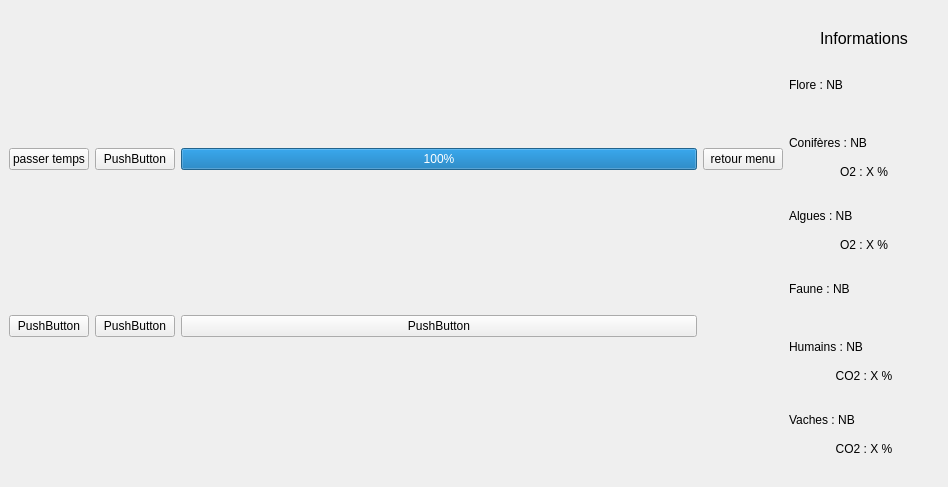
<?xml version="1.0" encoding="UTF-8"?>
<ui version="4.0">
 <class>fenetre2</class>
 <widget class="QMainWindow" name="fenetre2">
  <property name="geometry">
   <rect>
    <x>0</x>
    <y>0</y>
    <width>948</width>
    <height>487</height>
   </rect>
  </property>
  <property name="windowTitle">
   <string>MainWindow</string>
  </property>
  <widget class="QWidget" name="centralwidget">
   <layout class="QHBoxLayout" name="horizontalLayout_3">
    <item>
     <layout class="QGridLayout" name="gridLayout">
      <item row="0" column="3">
       <widget class="QPushButton" name="bouton_fenetre2">
        <property name="text">
         <string>retour menu</string>
        </property>
       </widget>
      </item>
      <item row="0" column="0">
       <widget class="QPushButton" name="bouton_action">
        <property name="text">
         <string>passer temps</string>
        </property>
       </widget>
      </item>
      <item row="0" column="2">
       <widget class="QProgressBar" name="progressBar">
        <property name="value">
         <number>100</number>
        </property>
       </widget>
      </item>
      <item row="0" column="1">
       <widget class="QPushButton" name="pushButton">
        <property name="text">
         <string>PushButton</string>
        </property>
       </widget>
      </item>
      <item row="1" column="2">
       <widget class="QPushButton" name="pushButton_2">
        <property name="text">
         <string>PushButton</string>
        </property>
       </widget>
      </item>
      <item row="1" column="0">
       <widget class="QPushButton" name="pushButton_3">
        <property name="text">
         <string>PushButton</string>
        </property>
       </widget>
      </item>
      <item row="1" column="1">
       <widget class="QPushButton" name="pushButton_4">
        <property name="text">
         <string>PushButton</string>
        </property>
       </widget>
      </item>
     </layout>
    </item>
    <item>
     <layout class="QVBoxLayout" name="verticalLayout">
      <property name="spacing">
       <number>0</number>
      </property>
      <property name="sizeConstraint">
       <enum>QLayout::SetNoConstraint</enum>
      </property>
      <item>
       <spacer name="verticalSpacer_2">
        <property name="orientation">
         <enum>Qt::Vertical</enum>
        </property>
        <property name="sizeType">
         <enum>QSizePolicy::Fixed</enum>
        </property>
        <property name="sizeHint" stdset="0">
         <size>
          <width>20</width>
          <height>10</height>
         </size>
        </property>
       </spacer>
      </item>
      <item>
       <widget class="QLabel" name="P3_Titre">
        <property name="sizePolicy">
         <sizepolicy hsizetype="Preferred" vsizetype="Fixed">
          <horstretch>0</horstretch>
          <verstretch>0</verstretch>
         </sizepolicy>
        </property>
        <property name="font">
         <font>
          <pointsize>12</pointsize>
         </font>
        </property>
        <property name="text">
         <string>Informations</string>
        </property>
        <property name="alignment">
         <set>Qt::AlignCenter</set>
        </property>
       </widget>
      </item>
      <item>
       <spacer name="verticalSpacer">
        <property name="orientation">
         <enum>Qt::Vertical</enum>
        </property>
        <property name="sizeType">
         <enum>QSizePolicy::Fixed</enum>
        </property>
        <property name="sizeHint" stdset="0">
         <size>
          <width>20</width>
          <height>20</height>
         </size>
        </property>
       </spacer>
      </item>
      <item>
       <widget class="QLabel" name="P3_Flore">
        <property name="sizePolicy">
         <sizepolicy hsizetype="Preferred" vsizetype="Fixed">
          <horstretch>0</horstretch>
          <verstretch>0</verstretch>
         </sizepolicy>
        </property>
        <property name="text">
         <string>Flore : NB</string>
        </property>
       </widget>
      </item>
      <item>
       <spacer name="verticalSpacer_10">
        <property name="orientation">
         <enum>Qt::Vertical</enum>
        </property>
        <property name="sizeType">
         <enum>QSizePolicy::Fixed</enum>
        </property>
        <property name="sizeHint" stdset="0">
         <size>
          <width>20</width>
          <height>5</height>
         </size>
        </property>
       </spacer>
      </item>
      <item>
       <widget class="QLabel" name="P3_Flore_Image">
        <property name="enabled">
         <bool>true</bool>
        </property>
        <property name="sizePolicy">
         <sizepolicy hsizetype="Preferred" vsizetype="Fixed">
          <horstretch>0</horstretch>
          <verstretch>0</verstretch>
         </sizepolicy>
        </property>
        <property name="frameShape">
         <enum>QFrame::NoFrame</enum>
        </property>
        <property name="frameShadow">
         <enum>QFrame::Plain</enum>
        </property>
        <property name="text">
         <string/>
        </property>
       </widget>
      </item>
      <item>
       <spacer name="verticalSpacer_11">
        <property name="orientation">
         <enum>Qt::Vertical</enum>
        </property>
        <property name="sizeType">
         <enum>QSizePolicy::Fixed</enum>
        </property>
        <property name="sizeHint" stdset="0">
         <size>
          <width>20</width>
          <height>5</height>
         </size>
        </property>
       </spacer>
      </item>
      <item>
       <widget class="QLabel" name="P3_Conifere">
        <property name="sizePolicy">
         <sizepolicy hsizetype="Preferred" vsizetype="Fixed">
          <horstretch>0</horstretch>
          <verstretch>0</verstretch>
         </sizepolicy>
        </property>
        <property name="text">
         <string>Conifères : NB</string>
        </property>
       </widget>
      </item>
      <item>
       <spacer name="verticalSpacer_5">
        <property name="orientation">
         <enum>Qt::Vertical</enum>
        </property>
        <property name="sizeType">
         <enum>QSizePolicy::Fixed</enum>
        </property>
        <property name="sizeHint" stdset="0">
         <size>
          <width>20</width>
          <height>5</height>
         </size>
        </property>
       </spacer>
      </item>
      <item>
       <widget class="QLabel" name="P3_Conifere_O2">
        <property name="sizePolicy">
         <sizepolicy hsizetype="Preferred" vsizetype="Fixed">
          <horstretch>0</horstretch>
          <verstretch>0</verstretch>
         </sizepolicy>
        </property>
        <property name="text">
         <string>O2 : X %</string>
        </property>
        <property name="alignment">
         <set>Qt::AlignCenter</set>
        </property>
       </widget>
      </item>
      <item>
       <spacer name="verticalSpacer_3">
        <property name="orientation">
         <enum>Qt::Vertical</enum>
        </property>
        <property name="sizeType">
         <enum>QSizePolicy::Fixed</enum>
        </property>
        <property name="sizeHint" stdset="0">
         <size>
          <width>20</width>
          <height>20</height>
         </size>
        </property>
       </spacer>
      </item>
      <item>
       <widget class="QLabel" name="P3_Algue">
        <property name="sizePolicy">
         <sizepolicy hsizetype="Preferred" vsizetype="Fixed">
          <horstretch>0</horstretch>
          <verstretch>0</verstretch>
         </sizepolicy>
        </property>
        <property name="text">
         <string>Algues : NB</string>
        </property>
       </widget>
      </item>
      <item>
       <spacer name="verticalSpacer_6">
        <property name="orientation">
         <enum>Qt::Vertical</enum>
        </property>
        <property name="sizeType">
         <enum>QSizePolicy::Fixed</enum>
        </property>
        <property name="sizeHint" stdset="0">
         <size>
          <width>20</width>
          <height>5</height>
         </size>
        </property>
       </spacer>
      </item>
      <item>
       <widget class="QLabel" name="P3_Algue_O2">
        <property name="sizePolicy">
         <sizepolicy hsizetype="Preferred" vsizetype="Fixed">
          <horstretch>0</horstretch>
          <verstretch>0</verstretch>
         </sizepolicy>
        </property>
        <property name="text">
         <string>O2 : X %</string>
        </property>
        <property name="alignment">
         <set>Qt::AlignCenter</set>
        </property>
        <property name="indent">
         <number>-1</number>
        </property>
       </widget>
      </item>
      <item>
       <spacer name="verticalSpacer_4">
        <property name="orientation">
         <enum>Qt::Vertical</enum>
        </property>
        <property name="sizeType">
         <enum>QSizePolicy::Fixed</enum>
        </property>
        <property name="sizeHint" stdset="0">
         <size>
          <width>20</width>
          <height>20</height>
         </size>
        </property>
       </spacer>
      </item>
      <item>
       <widget class="QLabel" name="P3_Faune">
        <property name="sizePolicy">
         <sizepolicy hsizetype="Preferred" vsizetype="Fixed">
          <horstretch>0</horstretch>
          <verstretch>0</verstretch>
         </sizepolicy>
        </property>
        <property name="text">
         <string>Faune : NB</string>
        </property>
       </widget>
      </item>
      <item>
       <spacer name="verticalSpacer_12">
        <property name="orientation">
         <enum>Qt::Vertical</enum>
        </property>
        <property name="sizeType">
         <enum>QSizePolicy::Fixed</enum>
        </property>
        <property name="sizeHint" stdset="0">
         <size>
          <width>20</width>
          <height>5</height>
         </size>
        </property>
       </spacer>
      </item>
      <item>
       <widget class="QLabel" name="P3_Faune_Image">
        <property name="sizePolicy">
         <sizepolicy hsizetype="Preferred" vsizetype="Fixed">
          <horstretch>0</horstretch>
          <verstretch>0</verstretch>
         </sizepolicy>
        </property>
        <property name="text">
         <string/>
        </property>
       </widget>
      </item>
      <item>
       <spacer name="verticalSpacer_13">
        <property name="orientation">
         <enum>Qt::Vertical</enum>
        </property>
        <property name="sizeType">
         <enum>QSizePolicy::Fixed</enum>
        </property>
        <property name="sizeHint" stdset="0">
         <size>
          <width>20</width>
          <height>5</height>
         </size>
        </property>
       </spacer>
      </item>
      <item>
       <widget class="QLabel" name="P3_Humain">
        <property name="sizePolicy">
         <sizepolicy hsizetype="Preferred" vsizetype="Fixed">
          <horstretch>0</horstretch>
          <verstretch>0</verstretch>
         </sizepolicy>
        </property>
        <property name="text">
         <string>Humains : NB</string>
        </property>
       </widget>
      </item>
      <item>
       <spacer name="verticalSpacer_7">
        <property name="orientation">
         <enum>Qt::Vertical</enum>
        </property>
        <property name="sizeType">
         <enum>QSizePolicy::Fixed</enum>
        </property>
        <property name="sizeHint" stdset="0">
         <size>
          <width>20</width>
          <height>5</height>
         </size>
        </property>
       </spacer>
      </item>
      <item>
       <widget class="QLabel" name="P3_Humain_CO2">
        <property name="sizePolicy">
         <sizepolicy hsizetype="Minimum" vsizetype="Fixed">
          <horstretch>0</horstretch>
          <verstretch>0</verstretch>
         </sizepolicy>
        </property>
        <property name="text">
         <string>CO2 : X %</string>
        </property>
        <property name="alignment">
         <set>Qt::AlignCenter</set>
        </property>
       </widget>
      </item>
      <item>
       <spacer name="verticalSpacer_9">
        <property name="orientation">
         <enum>Qt::Vertical</enum>
        </property>
        <property name="sizeType">
         <enum>QSizePolicy::Fixed</enum>
        </property>
        <property name="sizeHint" stdset="0">
         <size>
          <width>20</width>
          <height>20</height>
         </size>
        </property>
       </spacer>
      </item>
      <item>
       <widget class="QLabel" name="P3_Vache">
        <property name="sizePolicy">
         <sizepolicy hsizetype="Preferred" vsizetype="Fixed">
          <horstretch>0</horstretch>
          <verstretch>0</verstretch>
         </sizepolicy>
        </property>
        <property name="text">
         <string>Vaches : NB</string>
        </property>
       </widget>
      </item>
      <item>
       <spacer name="verticalSpacer_8">
        <property name="orientation">
         <enum>Qt::Vertical</enum>
        </property>
        <property name="sizeType">
         <enum>QSizePolicy::Fixed</enum>
        </property>
        <property name="sizeHint" stdset="0">
         <size>
          <width>20</width>
          <height>5</height>
         </size>
        </property>
       </spacer>
      </item>
      <item>
       <widget class="QLabel" name="P3_Vache_CO2">
        <property name="sizePolicy">
         <sizepolicy hsizetype="Preferred" vsizetype="Fixed">
          <horstretch>0</horstretch>
          <verstretch>0</verstretch>
         </sizepolicy>
        </property>
        <property name="text">
         <string>CO2 : X %</string>
        </property>
        <property name="alignment">
         <set>Qt::AlignCenter</set>
        </property>
       </widget>
      </item>
      <item>
       <spacer name="horizontalSpacer">
        <property name="orientation">
         <enum>Qt::Horizontal</enum>
        </property>
        <property name="sizeType">
         <enum>QSizePolicy::Fixed</enum>
        </property>
        <property name="sizeHint" stdset="0">
         <size>
          <width>150</width>
          <height>0</height>
         </size>
        </property>
       </spacer>
      </item>
     </layout>
    </item>
   </layout>
  </widget>
 </widget>
 <resources/>
 <connections>
  <connection>
   <sender>bouton_fenetre2</sender>
   <signal>clicked()</signal>
   <receiver>fenetre2</receiver>
   <slot>close()</slot>
   <hints>
    <hint type="sourcelabel">
     <x>665</x>
     <y>211</y>
    </hint>
    <hint type="destinationlabel">
     <x>407</x>
     <y>275</y>
    </hint>
   </hints>
  </connection>
 </connections>
</ui>
